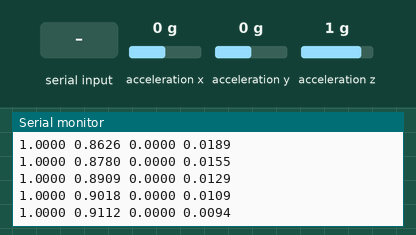
Recording of a sketch running on a simulated Arduino Uno, built with avr-gcc and run on an emulated ATmega328P. On the bench: the last lines printed to the serial monitor. Wiring (inferred from the names in the program): MPU-9250 motion sensor at I2C address 0x68. Inputs (shaded band) come from the test bench; at power-on: acceleration z 1 g, acceleration x 0 g, acceleration y 0 g.

Above: at 1.3 s.
1.4 s: "1" received over Serial
At 1.45 s:
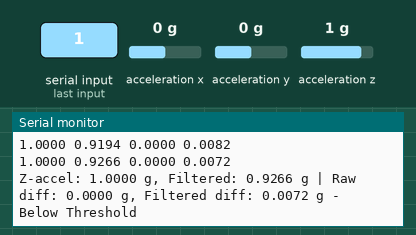
3.0 s: acceleration z set to -1.4 g
At 5.51 s:
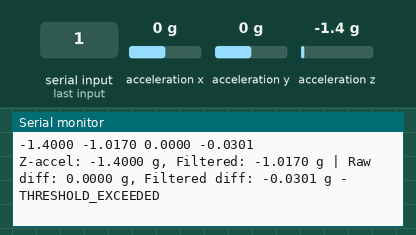
6.0 s: acceleration z set to -0.8 g
At 6.04 s:
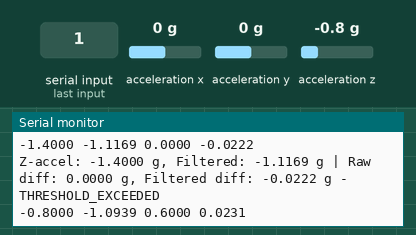
Timing chart, 0 to 9.0 s (numbered marks = the images above; inputs shaded):
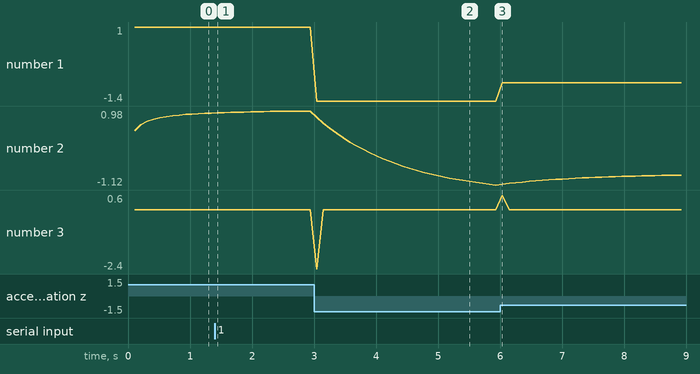

The sketch:

Z_Axis_Accelerometer.ino
```cpp
#include <Wire.h>

#define MPU9250_ADDRESS 0x68
#define ACCEL_SENSITIVITY 16384.0  // Sensitivity for ±2g range
#define GYRO_SENSITIVITY 131.0    // Sensitivity for ±250°/sec range

const float THRESHOLD_G = 1.0; // Threshold in g (1g)

// Kalman filter variables for Z axis
float kalman_z = 0; // Initial estimate
float P_z = 1.0;    // Initial estimate uncertainty
const float Q_z = 0.008; // Process noise
const float R_z = 1.4;  // Measurement noise

// Variables to store previous values
float prev_az = 0;
float prev_filtered_az = 0;

class MPU9250 {
public:
    MPU9250(uint8_t address = MPU9250_ADDRESS) : address(address) {}

    void begin() {
        Wire.begin();
        Wire.beginTransmission(address);
        Wire.write(0x6B); // PWR_MGMT_1 register
        Wire.write(0x00); // Wake up the MPU9250
        Wire.endTransmission();

        // Configure accelerometer range (±2g)
        Wire.beginTransmission(address);
        Wire.write(0x1C); // ACCEL_CONFIG register
        Wire.write(0x00); // 2g range
        Wire.endTransmission();

        // Configure gyroscope range (±250°/s)
        Wire.beginTransmission(address);
        Wire.write(0x1B); // GYRO_CONFIG register
        Wire.write(0x00); // 250°/s range
        Wire.endTransmission();
    }

    float readAccelZ() {
        int16_t raw_az;

        Wire.beginTransmission(address);
        Wire.write(0x3F); // ACCEL_ZOUT_H register
        Wire.endTransmission(false);
        Wire.requestFrom(address, (uint8_t)2, (uint8_t)true);

        raw_az = (Wire.read() << 8) | Wire.read();

        // Convert raw value to g
        return raw_az / ACCEL_SENSITIVITY;
    }

private:
    uint8_t address;
};

MPU9250 imu;

// Kalman filter implementation for a single value
float kalmanFilter(float measurement, float *state, float *P, float Q, float R) {
    // Prediction update
    // State prediction (no change in our simple model)
    // x = x

    // Error covariance prediction
    *P = *P + Q;

    // Measurement update
    float K = *P / (*P + R); // Kalman gain
    float new_state = *state + K * (measurement - *state); // State update
    *P = (1 - K) * *P; // Error covariance update

    *state = new_state;
    return new_state;
}

void setup() {
    Serial.begin(115200);
    imu.begin();
    delay(100); // Short delay to stabilize

    // Initialize previous values with first reading
    prev_az = imu.readAccelZ();
    prev_filtered_az = prev_az; // Start with unfiltered value

    // Print header for serial monitor (will be ignored by plotter)
    Serial.println("Raw_Z Filtered_Z Raw_Diff Filtered_Diff");
}

void loop() {
    // Read Z-axis acceleration data only
    float az = imu.readAccelZ();

    // Apply Kalman filter to z-axis data
    float filtered_az = kalmanFilter(az, &kalman_z, &P_z, Q_z, R_z);

    // Calculate differences
    float raw_diff = az - prev_az;
    float filtered_diff = filtered_az - prev_filtered_az;

    // First output for Serial Plotter (space-separated values)
    Serial.print(az, 4);
    Serial.print(" ");
    Serial.print(filtered_az, 4);
    Serial.print(" ");
    Serial.print(raw_diff, 4);
    Serial.print(" ");
    Serial.println(filtered_diff, 4);

    // Second output for Serial Monitor with more details
    if (Serial.available()) {  // Only print this if serial input is available to avoid cluttering the plotter
        Serial.print("Z-accel: ");
        Serial.print(az, 4);
        Serial.print(" g, Filtered: ");
        Serial.print(filtered_az, 4);
        Serial.print(" g");

        Serial.print(" | Raw diff: ");
        Serial.print(raw_diff, 4);
        Serial.print(" g, Filtered diff: ");
        Serial.print(filtered_diff, 4);
        Serial.print(" g");

        // Check if absolute value exceeds the threshold
        if (abs(filtered_az) > THRESHOLD_G) {
            Serial.println(" - THRESHOLD_EXCEEDED");
        } else {
            Serial.println(" - Below Threshold");
        }
    }

    // Update previous values
    prev_az = az;
    prev_filtered_az = filtered_az;

    delay(100);
}
```

Measured:
- after the input at 1.4 s, the serial monitor: prints a new line after 0.05 s (image 1)
